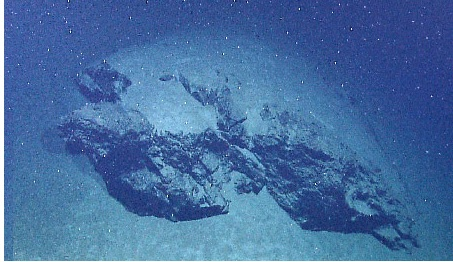
#> input picture img/marinesnow3.jpg, 453 x 262 px
$ jupyter execute SingularValueDecomposition.ipynb
#> lines starting #> are read from the running program, lines starting #| are printed output that depends on the picture
# SVD

[cell 1]
import numpy as np
import matplotlib.pyplot as plt
from PIL import Image

[cell 2]
im_orig = Image.open('../img/marinesnow3.jpg')
#> im_orig is the input picture: PIL image 453x262 RGB; mean R, G, B 69.2, 109.4, 160.6

[cell 3]
plt.imshow(im_orig)

[cell 4]
np.array(im_orig).shape
#> Out = (262, 453, 3)

[cell 5]
im_bw = im_orig.convert('L')
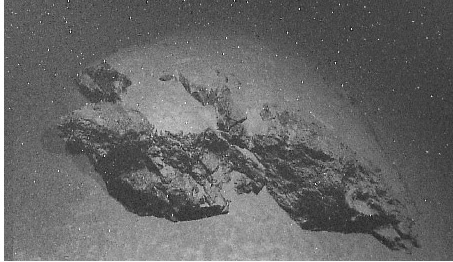
#> im_bw: PIL image 453x262 L; min 11, max 255, mean 103.2
im = np.array(im_bw)

[cell 6]
im

[cell 7]
U, s, V = np.linalg.svd(im)
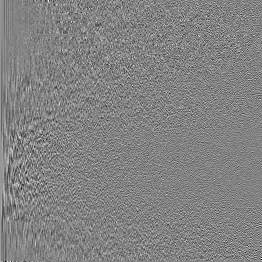
#> U: shape (262, 262) float64; min -0.382, max 0.364, mean 0.000275; drawn with min black and max white
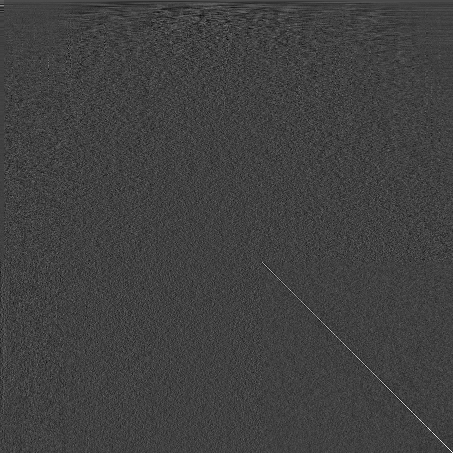
#> V: shape (453, 453) float64; min -0.27, max 0.788, mean 0.000104; drawn with min black and max white
#> s = 262 values, max 36734.4 at index 0, min 43.77 at index 261, mean 447.9
s.shape
#> Out = (262,)

[cell 8]
sm = np.zeros([len(U), len(V)])
#> sm: shape (262, 453) float64; every value is 0
for j in range(0, len(U)):
    sm[j,j] = s[j]
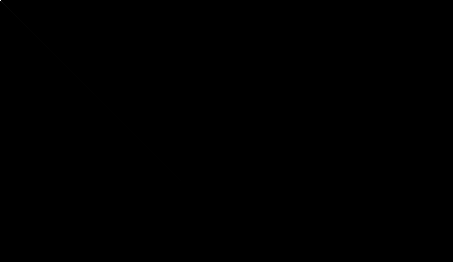
#> sm: shape (262, 453) float64; min 0, max 36734.4, mean 1; drawn with min black and max white

im_recon = np.matmul( np.matmul(U,sm), V )
